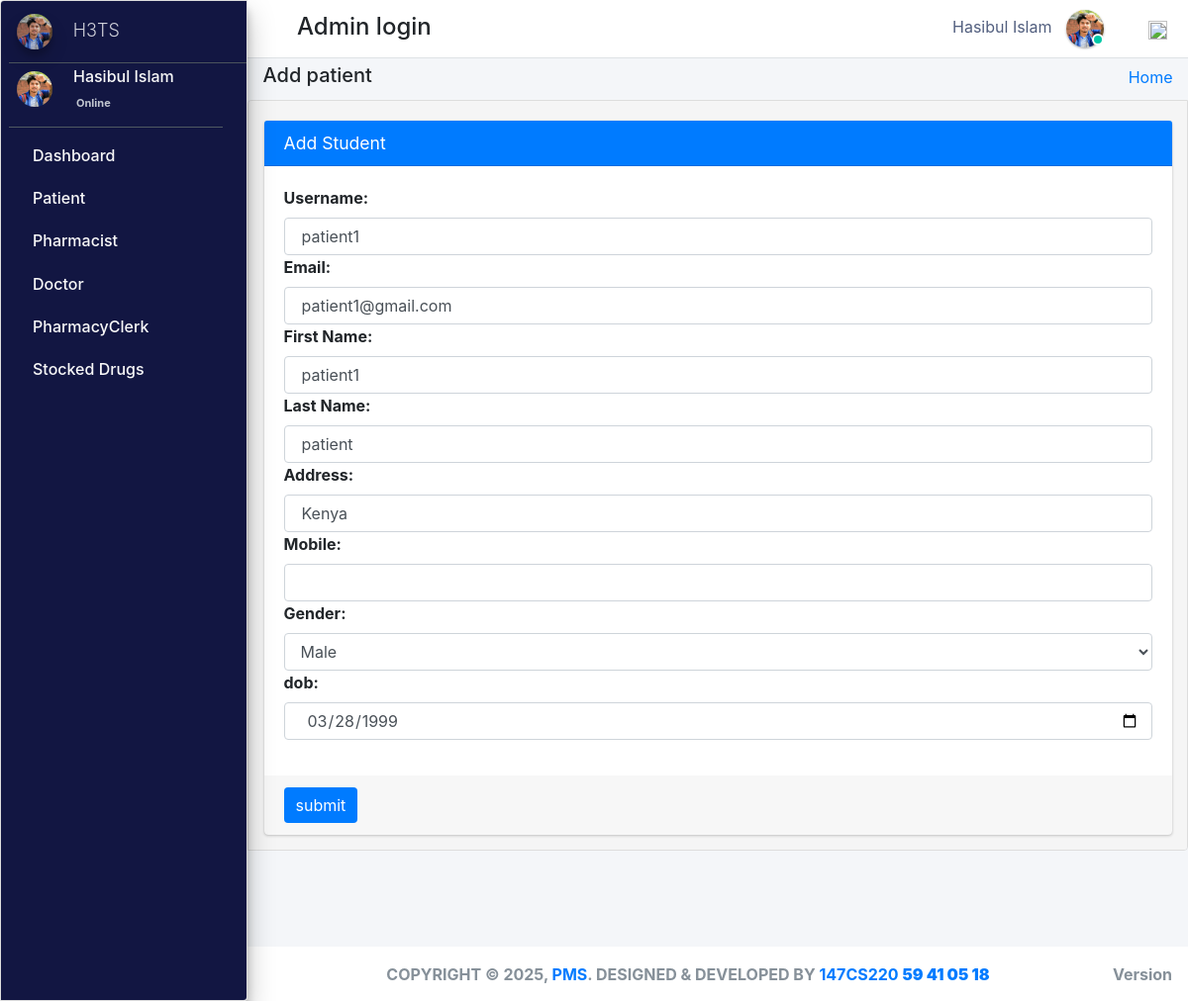
Page /admin_user/edit_patient/2/ (signed in) on the committed database.
### pharmacy/models.py (models this page shows, shortened)
class CustomUser(AbstractUser):
    groups = models.ManyToManyField(
        'auth.Group',
        related_name='customuser_groups',  # Updated related_name to avoid clash
        blank=True,
        help_text='The groups this user belongs to. A user will get all permissions granted to each of their groups.',
        verbose_name='groups'
    )
    user_permissions = models.ManyToManyField(
        'auth.Permission',
        related_name='customuser_user_permissions',  # Updated related_name to avoid clash
        blank=True,
        help_text='Specific permissions for this user.',
        verbose_name='user permissions'
    )
    user_type_data = ((1, "AdminHOD"), (2, "Pharmacist"), (3, "Doctor"), (4, "PharmacyClerk"),(5, "Patients"))
    user_type = models.CharField(default=1, choices=user_type_data, max_length=10)

class AdminHOD(models.Model):
    gender_category=(
        ('Male','Male'),
        ('Female','Female'),
    )
    admin = models.OneToOneField(CustomUser,null=True, on_delete = models.CASCADE)
    emp_no= models.CharField(max_length=100,null=True,blank=True)
    gender=models.CharField(max_length=100,null=True,choices=gender_category)
    mobile=models.CharField(max_length=10,null=True,blank=True)
    address=models.CharField(max_length=300,null=True,blank=True)
    profile_pic=models.ImageField(default="admin.png",null=True,blank=True)
    created_at = models.DateTimeField(auto_now_add=True)
    updated_at = models.DateTimeField(auto_now=True)
    date_employed=models.DateTimeField(auto_now_add=True, auto_now=False)
    objects = models.Manager()

class Patients(models.Model):
    gender_category=(
        ('Male','Male'),
        ('Female','Female'),
    )
    admin = models.OneToOneField(CustomUser,null=True, on_delete = models.CASCADE)
    reg_no=models.CharField(max_length=30,null=True,blank=True,unique=True)
    gender=models.CharField(max_length=7,null=True,blank=True,choices=gender_category)
    first_name=models.CharField(max_length=20,null=True,blank=True)
    last_name=models.CharField(max_length=20,null=True,blank=True)
    dob=models.DateTimeField(auto_now_add= False, auto_now=False,null=True,blank=True)
    phone_number=models.CharField(max_length=10,null=True,blank=True)
    profile_pic=models.ImageField(default="patient.jpg",null=True,blank=True)
    age= models.IntegerField(default='0', blank=True, null=True)
    address=models.CharField(max_length=300,null=True,blank=True)
    date_admitted=models.DateTimeField(auto_now_add=True, auto_now=False)
    last_updated = models.DateTimeField(auto_now_add=False, auto_now=True)

### pharmacy/HODViews.py (the view, shortened to what this page needs)
# urls.py: path('admin_user/edit_patient/<patient_id>/',HODViews.editPatient,name='edit_patient'),
def editPatient(request,patient_id):
    request.session['patient_id'] = patient_id
    patient = Patients.objects.get(admin=patient_id)
    form = EditPatientForm()
    form.fields['email'].initial = patient.admin.email
    form.fields['username'].initial = patient.admin.username
    form.fields['first_name'].initial = patient.first_name
    form.fields['last_name'].initial = patient.last_name
    form.fields['address'].initial = patient.address
    form.fields['gender'].initial = patient.gender
    form.fields['phone_number'].initial = patient.phone_number
    form.fields['dob'].initial = patient.dob
    context = {
        "id": patient_id,
        "form": form,
        "title":"Edit Patient"
    }
    return render(request, "hod_templates/edit_patient.html", context)

### pharmacy/forms.py
class EditPatientForm(forms.Form):
    username = forms.CharField(label="Username", max_length=50, widget=forms.TextInput(attrs={"class":"form-control"}))
    email = forms.EmailField(label="Email", max_length=50, widget=forms.EmailInput(attrs={"class":"form-control"}))
    first_name = forms.CharField(label="First Name", max_length=50, widget=forms.TextInput(attrs={"class":"form-control"}))
    last_name = forms.CharField(label="Last Name", max_length=50, widget=forms.TextInput(attrs={"class":"form-control"}))
    address = forms.CharField(label="Address", max_length=50, widget=forms.TextInput(attrs={"class":"form-control"}))
    phone_number = forms.CharField(label="Mobile", max_length=50, widget=forms.TextInput(attrs={"class":"form-control"}))
    gender_list = (
        ('Male','Male'),
        ('Female','Female')
    )
    gender = forms.ChoiceField(label="Gender", choices=gender_list, widget=forms.Select(attrs={"class":"form-control"}))
    dob= forms.DateField(label="dob", widget=DateInput(attrs={"class":"form-control"}))

### pharmacy/LoginCheckMiddleWare.py (called while the page is built, shortened)
    def process_view(self, request, view_func, view_args, view_kwargs):
        modulename = view_func.__module__
        user = request.user
        if user.is_authenticated:
            if user.user_type == "1":
                if modulename == "pharmacy.HODViews":
                    pass
                elif modulename == "":
                    pass
                elif modulename == "pharmacy.views" or modulename == "django.views.static":
                    pass
                else:
                    pass
            else:
                return redirect("login")

### pharmacy/templates/hod_templates/edit_patient.html (shortened to what this page needs)
{% extends 'hod_templates/base_template.html'%} {% load crispy_forms_tags %} {% block page_title %}
<h5>Add patient</h5>
{% endblock page_title %} {% block main_content %}
<section class="content">
    <div class="container-fluid">
        <div class="row">
            <div class="col-md-12">
                <div class="card card-primary">
                    <div class="card-header">
                        <h3 class="card-title">Add Student</h3>
                    </div>
                    <form role="form" method="POST" action="" enctype="multipart/form-data">
                        <div class="card-body">
                            <div class="form-group">
                                {% for field in form %}
                                {{ field.label_tag }} {{ field }} {% endfor %}
                            </div>
                        </div>
                        <div class="card-footer">
                            <button type="submit" class="btn btn-primary">submit</button>
                        </div>
                    </form>
                </div>
            </div>
        </div>
    </div>
</section>
{% endblock main_content %}

### pharmacy/templates/hod_templates/base_template.html (shortened to what this page needs)
{% extends 'base_file.html' %} {% block htm %}
<body class="hold-transition sidebar-mini layout-fixed">
    <div class="wrapper">
        <nav class="main-header navbar navbar-expand navbar-white navbar-light">
            <ul class="navbar-nav">
                <li class="nav-item">
                    <a class="nav-link" data-widget="pushmenu" href="#" role="button"></a>
                </li>
            </ul>
            <h4 style="margin-left: 10px; margin-top: 5px;">Admin login </h4>
            <ul class="navbar-nav ml-auto">
                <li class="mx-3">
                    <a href="#" class="sm-submenu-with-image a">
                        <span>{{user.first_name}}  {{user.last_name}}</span>
                        <img src="{{request.user.adminhod.profile_pic.url}}" class="img-circle elevation-1" width="38" height="38" alt="">
                        <span class="avatar-status avatar-sm-status avatar-status-success"></span>
                    </a>
                </li>
                <li class="nav-item dropdown ml-3 low">
                    <a href="#" class="btn btn-outlined btn-black text-muted bg-transparent " data-toggle="dropdown" aria-expanded="false" data-wow-delay="0.7s"><img src="https://img.icons8.com/ios/50/000000/settings.png" width="19" height="19">
                    </a>
                </li>
            </ul>
        </nav>
        {% include 'hod_templates/sidebar.html'%}
        <div class="content-wrapper">
            <div class="content-header">
                <div class="container-fluid">
                    <div class="row ">
                        <div class="col-sm-6">
                            <h1 class="m-0 text-dark">
                                {% block page_title %} {% endblock page_title %}
                            </h1>
                        </div>
                        <div class="col-sm-6 ">
                            <ol class="breadcrumb float-sm-right">
                                <li class="breadcrumb-item"><a href="">Home</a></li>
                            </ol>
                        </div>
                    </div>
                </div>
            </div>
            {% block main_content %} {% endblock main_content %}
        </div>
        {% include 'hod_templates/footer.html'%}
    </div>
    {% endblock htm %}

### pharmacy/templates/hod_templates/sidebar.html (shortened to what this page needs)
<aside class="main-sidebar sidebar-dark-primary elevation-4">
    <a href="" class="brand-link ml-2">
        <img src="{{request.user.adminhod.profile_pic.url}}" alt="" width="36" height="36" class=" img-circle elevation-3" style="opacity: .8">
        <span class="brand-text font-weight-light mt-1 ml-3 mmust">H3TS</span>
    </a>
    <div class="sidebar">
        <div class="user-panel mr-3">
            <div class="pull-left image sm-submenu-with-image a ml-2 ">
                <img src="{{request.user.adminhod.profile_pic.url}}" class="img-circle mt-2" width="36" height="36" alt="User Image">
            </div>
            <div class="pull-left info">
                <p>{{user.first_name}} {{user.last_name}}</p>
                <a href="#"> Online</a>
            </div>
        </div>
        <nav class="mt-2">
            <ul class="nav nav-pills nav-sidebar flex-column" data-widget="treeview" role="menu" data-accordion="false">
                <li class="nav-item">
                    <a href="{% url  'admin_dashboard' %}" class="nav-link">
                        <p>
                            Dashboard
                        </p>
                    </a>
                </li>
                <li class="nav-item">
                    <a href="#" class="nav-link">
                        <p>
                            Patient
                        </p>
                    </a>
                </li>
                <li class="nav-item">
                    <a href="#" class="nav-link">
                        <p>
                            Pharmacist
                        </p>
                    </a>
                </li>
                <li class="nav-item">
                    <a href="#" class="nav-link">
                        <p>
                            Doctor
                        </p>
                    </a>
                </li>
                <li class="nav-item">
                    <a href="#" class="nav-link">
                        <p>
                            PharmacyClerk
                        </p>
                    </a>
                </li>
                <li class="nav-item">
                    <a href="#" class="nav-link">
                        <p>
                            Stocked Drugs
                        </p>
                    </a>
                </li>
            </ul>
        </nav>
    </div>
</aside>

### static/css/main.css (style rules this page uses)
html { font-family: sans-serif; line-height: 1.15; -webkit-text-size-adjust: 100%; -webkit-tap-highlight-color: transparent; }
body { overflow-y: hidden; overflow-x: hidden; font-family: -apple-system, BlinkMacSystemFont, "Segoe UI", Roboto, "Helvetica Neue", Arial, "Noto Sans", sans-serif, "Apple Color Emoji", "Segoe UI Emoji", "Segoe UI Symbol", "Noto Color Emoji" !important; }
.content { background-color: #f5f5f5; border: 1px solid #dddddd; border-radius: 4px 0px 4px 0px; left: -1px; padding: 10px 7px 5px; }
.main-sidebar { background: #ffffff; border: 1px solid #dddddd; border-radius: 4px 0px 4px 0px; font-weight: bold; }
.content { height: 75vh; overflow-y: scroll; overflow-x: hidden; }
.content .row { margin-top: 20px !important; }
.main-sidebar { background-color: #121642 !important; color: white !important; }
.main-sidebar p { color: #f8f8f8 !important; font-weight: 500 !important }
.btn-primary { outline: none !important; border: none !important; }
.avatar-status { position: absolute; bottom: 12px; right: 75.4px; display: -ms-inline-flexbox; display: inline-flex; -ms-flex-negative: 0; flex-shrink: 0; -ms-flex-pack: center; justify-content: center; -ms-flex-align: center; align-items: center; white-space: nowrap; text-align: center; vertical-align: baseline; font-weight: 600; border: .125rem solid #fff; width: 12px; height: 12px; line-height: 1; font-size: .71094rem; border-radius: 50%; }
.avatar-status-success { color: #fff; background-color: #00c9a7; }
.pull-left { float: left; }
.pull-left { float: left!important; }
.user-panel>.info { padding: 5px 5px 5px 15px; line-height: 1; position: absolute; left: 55px; }
.user-panel>.info>p { font-weight: 600; margin-bottom: 9px; }
p { margin: 0 0 10px; }
.user-panel { padding-bottom: 20px; }
.user-panel:after { clear: both; }
.user-panel:before, .user-panel:after { content: " "; display: table; }
.user-panel>.info>a { text-decoration: none; padding-right: 5px; margin-top: 3px; font-size: 11px; overflow: hidden; white-space: nowrap; }
.mmust { overflow: hidden; white-space: nowrap; font-size: 18px; }
.container-fluid { width: 100%; padding-right: 15px; padding-left: 15px; margin-right: auto; margin-left: auto; }
.row { display: flex; flex-wrap: wrap; margin-right: -15px; margin-left: -15px; }
input { text-indent: 5px !important; }
input::placeholder { text-indent: 5px !important; }
.img-circle { border-radius: 50%; }
.content-wrapper .content-header { padding: 5px 0.5rem !important; }

### static/css/profile.css (style rules this page uses)
li { list-style-type: none ! }
.form-control { font-size: .875rem; }
.navbar-nav span { color: #525f7f !important; margin-right: 10px !important; }
body { font-family: 'Rubik', sans-serif; height: 100% !important; }
input { text-indent: 5px !important; }
input::placeholder { text-indent: 5px !important; }

### rows in the picture
CustomUser: first_name "Hasibul", last_name "Islam", user.adminhod.profile_pic (picture)
CustomUser: form "patient1" "patient1@gmail.com"
Patients: form "patient1" "patient" "Kenya" "Male" "03/28/1999"

### other values in the picture
{{ field.label_tag }} "Username:" "Email:" "First Name:" "Last Name:" "Address:" "Mobile:" "Gender:" "dob:"
